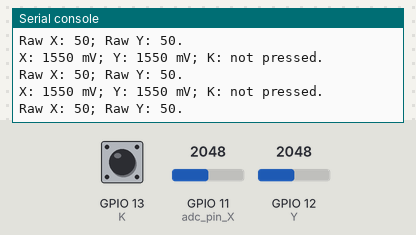
A program run on a simulated ESP32 board running MicroPython. On the bench: the last lines printed to the serial console. The inputs (shaded band) are chosen by the test bench; at power-on: GPIO 13 (K) HIGH, GPIO 11 (adc_pin_X) = 2048, GPIO 12 (Y) = 2048 (analog values on the 0–4095 scale).

Above: at 1.2 s.
1.3 s: GPIO 13 (K) pulled LOW for 1 s
3.8 s: GPIO 11 (adc_pin_X) set to 2866
At 4.12 s:
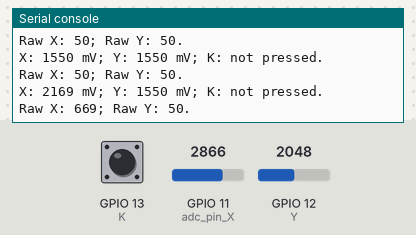
5.3 s: GPIO 12 (Y) set to 2866
At 5.32 s:
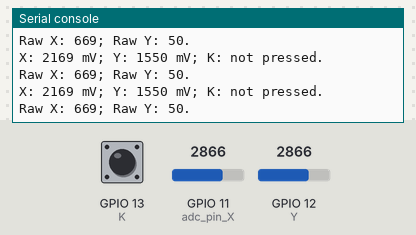
6.8 s: GPIO 13 (K) pulled LOW for 0.15 s
8.4 s: GPIO 11 (adc_pin_X) set to 3603
At 8.63 s:
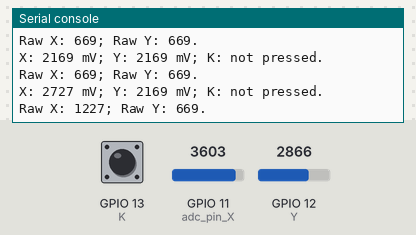
9.9 s: GPIO 12 (Y) set to 3603
At 10.14 s:
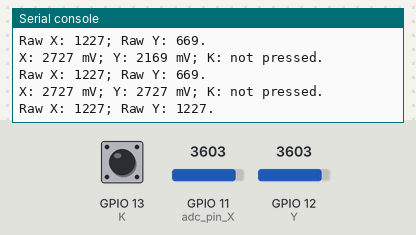
Timing chart, 0 to 12.4 s (numbered marks = the images above; inputs shaded):
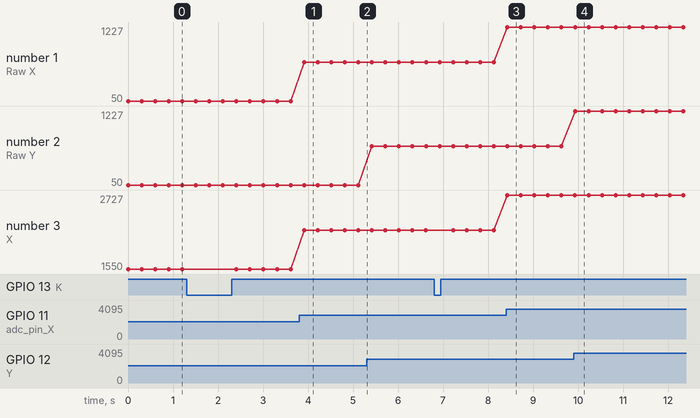

Measured:
- after the input at 3.8 s, the serial console: prints a new line after 0.11 s (image 1)
- after the input at 8.4 s, the serial console: prints a new line at once (image 3)
- after the input at 9.9 s, the serial console: prints a new line at once (image 4)
- plotted number 1: 50 → 669 after the input at 3.8 s, 669 → 1227 after the input at 8.4 s
- plotted number 3: 1550 → 2169 after the input at 3.8 s, 2169 → 2727 after the input at 8.4 s

The program:

05_a_Joystick.py
```python
from machine import Pin, ADC
import time

adc_pin_X = 11
X = Pin(adc_pin_X)
adc_pin_Y = 12
Y = Pin(adc_pin_Y)
K = Pin(13, Pin.IN, Pin.PULL_UP)

adcX = ADC(adc_pin_X)
adcY = ADC(adc_pin_Y)
adcX.width(ADC.WIDTH_12BIT)
adcY.width(ADC.WIDTH_12BIT)
# Set the attenuation (e.g., to measure up to 3.3V, use 11dB attenuation)
# Options: ADC.ATTN_0DB, ADC.ATTN_2_5DB, ADC.ATTN_6DB, ADC.ATTN_11DB
adcX.atten(ADC.ATTN_11DB)
adcY.atten(ADC.ATTN_11DB)

while True:
    raw_X_value = adcX.read()
    raw_Y_value = adcY.read()
    voltage_X_uv = int(adcX.read_uv() / 1000)
    voltage_Y_uv = int(adcY.read_uv() / 1000)
    raw_X_value = voltage_X_uv - 1500
    raw_Y_value = voltage_Y_uv - 1500
    K_state = K.value()
    if K_state == 1:
        pressed = "not pressed"
    else:
        pressed = "pressed"

    print(f"X: {voltage_X_uv} mV; Y: {voltage_Y_uv} mV; K: {pressed}.")
    print(f"Raw X: {raw_X_value}; Raw Y: {raw_Y_value}.")

    time.sleep(0.3)
```
